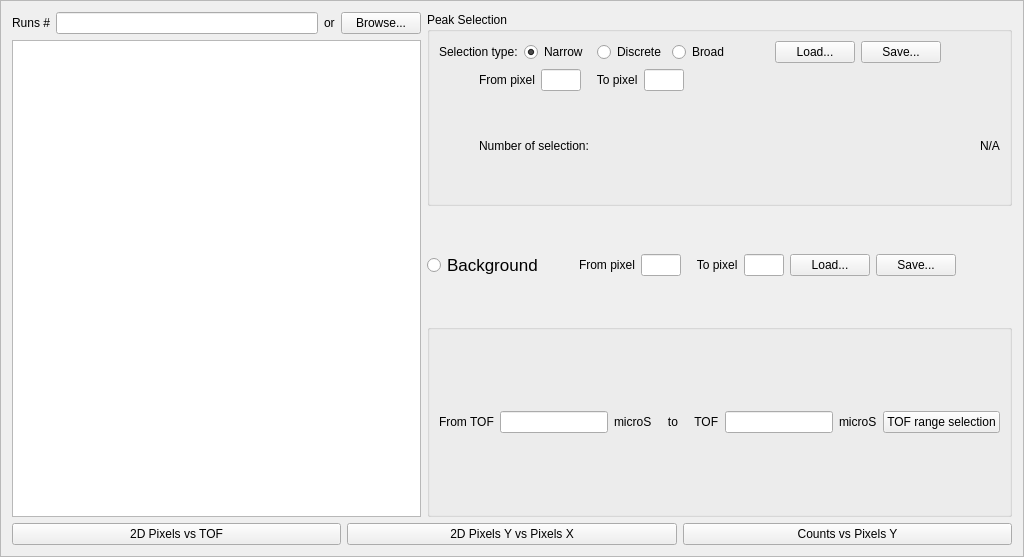
<?xml version="1.0" encoding="UTF-8"?>
<ui version="4.0">
 <class>Frame</class>
 <widget class="QFrame" name="Frame">
  <property name="geometry">
   <rect>
    <x>0</x>
    <y>0</y>
    <width>1024</width>
    <height>557</height>
   </rect>
  </property>
  <property name="windowTitle">
   <string>Frame</string>
  </property>
  <property name="frameShape">
   <enum>QFrame::StyledPanel</enum>
  </property>
  <property name="frameShadow">
   <enum>QFrame::Raised</enum>
  </property>
  <layout class="QVBoxLayout" name="verticalLayout_5">
   <item>
    <layout class="QVBoxLayout" name="verticalLayout_3">
     <item>
      <layout class="QHBoxLayout" name="horizontalLayout_11">
       <item>
        <layout class="QVBoxLayout" name="verticalLayout_2">
         <item>
          <layout class="QHBoxLayout" name="horizontalLayout_5">
           <item>
            <widget class="QLabel" name="label_6">
             <property name="text">
              <string>Runs #</string>
             </property>
            </widget>
           </item>
           <item>
            <widget class="QLineEdit" name="lineEdit_4">
             <property name="statusTip">
              <string/>
             </property>
             <property name="text">
              <string/>
             </property>
            </widget>
           </item>
           <item>
            <widget class="QLabel" name="label_9">
             <property name="text">
              <string>or</string>
             </property>
            </widget>
           </item>
           <item>
            <widget class="QPushButton" name="pushButton_4">
             <property name="text">
              <string>Browse...</string>
             </property>
            </widget>
           </item>
          </layout>
         </item>
         <item>
          <widget class="QTableWidget" name="tableWidget"/>
         </item>
        </layout>
       </item>
       <item>
        <layout class="QVBoxLayout" name="verticalLayout_4">
         <item>
          <widget class="QGroupBox" name="groupBox">
           <property name="title">
            <string>Peak Selection</string>
           </property>
           <layout class="QHBoxLayout" name="horizontalLayout">
            <item>
             <layout class="QVBoxLayout" name="verticalLayout">
              <item>
               <layout class="QHBoxLayout" name="horizontalLayout_2">
                <item>
                 <widget class="QLabel" name="label_3">
                  <property name="text">
                   <string>Selection type:</string>
                  </property>
                 </widget>
                </item>
                <item>
                 <widget class="QRadioButton" name="radioButton">
                  <property name="enabled">
                   <bool>true</bool>
                  </property>
                  <property name="text">
                   <string>Narrow </string>
                  </property>
                  <property name="checked">
                   <bool>true</bool>
                  </property>
                  <property name="autoExclusive">
                   <bool>true</bool>
                  </property>
                 </widget>
                </item>
                <item>
                 <widget class="QRadioButton" name="radioButton_3">
                  <property name="enabled">
                   <bool>true</bool>
                  </property>
                  <property name="text">
                   <string>Discrete</string>
                  </property>
                  <property name="checkable">
                   <bool>true</bool>
                  </property>
                  <property name="checked">
                   <bool>false</bool>
                  </property>
                 </widget>
                </item>
                <item>
                 <widget class="QRadioButton" name="radioButton_2">
                  <property name="text">
                   <string>Broad</string>
                  </property>
                  <property name="autoExclusive">
                   <bool>true</bool>
                  </property>
                 </widget>
                </item>
                <item>
                 <spacer name="horizontalSpacer">
                  <property name="orientation">
                   <enum>Qt::Horizontal</enum>
                  </property>
                  <property name="sizeType">
                   <enum>QSizePolicy::Fixed</enum>
                  </property>
                  <property name="sizeHint" stdset="0">
                   <size>
                    <width>40</width>
                    <height>20</height>
                   </size>
                  </property>
                 </spacer>
                </item>
                <item>
                 <widget class="QPushButton" name="pushButton_2">
                  <property name="text">
                   <string>Load...</string>
                  </property>
                 </widget>
                </item>
                <item>
                 <widget class="QPushButton" name="pushButton_3">
                  <property name="text">
                   <string>Save...</string>
                  </property>
                 </widget>
                </item>
                <item>
                 <spacer name="horizontalSpacer_9">
                  <property name="orientation">
                   <enum>Qt::Horizontal</enum>
                  </property>
                  <property name="sizeHint" stdset="0">
                   <size>
                    <width>40</width>
                    <height>20</height>
                   </size>
                  </property>
                 </spacer>
                </item>
               </layout>
              </item>
              <item>
               <layout class="QHBoxLayout" name="horizontalLayout_3">
                <item>
                 <spacer name="horizontalSpacer_3">
                  <property name="orientation">
                   <enum>Qt::Horizontal</enum>
                  </property>
                  <property name="sizeType">
                   <enum>QSizePolicy::Fixed</enum>
                  </property>
                  <property name="sizeHint" stdset="0">
                   <size>
                    <width>40</width>
                    <height>20</height>
                   </size>
                  </property>
                 </spacer>
                </item>
                <item>
                 <widget class="QLabel" name="label_4">
                  <property name="text">
                   <string>From pixel</string>
                  </property>
                 </widget>
                </item>
                <item>
                 <widget class="QLineEdit" name="lineEdit_2">
                  <property name="sizePolicy">
                   <sizepolicy hsizetype="Fixed" vsizetype="Fixed">
                    <horstretch>0</horstretch>
                    <verstretch>0</verstretch>
                   </sizepolicy>
                  </property>
                  <property name="minimumSize">
                   <size>
                    <width>40</width>
                    <height>0</height>
                   </size>
                  </property>
                  <property name="maximumSize">
                   <size>
                    <width>40</width>
                    <height>16777215</height>
                   </size>
                  </property>
                 </widget>
                </item>
                <item>
                 <widget class="QLabel" name="label_5">
                  <property name="text">
                   <string>   To pixel</string>
                  </property>
                 </widget>
                </item>
                <item>
                 <widget class="QLineEdit" name="lineEdit_3">
                  <property name="sizePolicy">
                   <sizepolicy hsizetype="Fixed" vsizetype="Fixed">
                    <horstretch>0</horstretch>
                    <verstretch>0</verstretch>
                   </sizepolicy>
                  </property>
                  <property name="minimumSize">
                   <size>
                    <width>40</width>
                    <height>0</height>
                   </size>
                  </property>
                  <property name="maximumSize">
                   <size>
                    <width>40</width>
                    <height>16777215</height>
                   </size>
                  </property>
                 </widget>
                </item>
                <item>
                 <spacer name="horizontalSpacer_8">
                  <property name="orientation">
                   <enum>Qt::Horizontal</enum>
                  </property>
                  <property name="sizeHint" stdset="0">
                   <size>
                    <width>40</width>
                    <height>20</height>
                   </size>
                  </property>
                 </spacer>
                </item>
               </layout>
              </item>
              <item>
               <layout class="QHBoxLayout" name="horizontalLayout_6">
                <item>
                 <spacer name="horizontalSpacer_4">
                  <property name="orientation">
                   <enum>Qt::Horizontal</enum>
                  </property>
                  <property name="sizeType">
                   <enum>QSizePolicy::Fixed</enum>
                  </property>
                  <property name="sizeHint" stdset="0">
                   <size>
                    <width>40</width>
                    <height>20</height>
                   </size>
                  </property>
                 </spacer>
                </item>
                <item>
                 <widget class="QLabel" name="label_7">
                  <property name="text">
                   <string>Number of selection:</string>
                  </property>
                 </widget>
                </item>
                <item>
                 <spacer name="horizontalSpacer_5">
                  <property name="orientation">
                   <enum>Qt::Horizontal</enum>
                  </property>
                  <property name="sizeHint" stdset="0">
                   <size>
                    <width>220</width>
                    <height>20</height>
                   </size>
                  </property>
                 </spacer>
                </item>
                <item>
                 <widget class="QLabel" name="label_8">
                  <property name="text">
                   <string>N/A</string>
                  </property>
                 </widget>
                </item>
               </layout>
              </item>
             </layout>
            </item>
           </layout>
          </widget>
         </item>
         <item>
          <spacer name="verticalSpacer">
           <property name="orientation">
            <enum>Qt::Vertical</enum>
           </property>
           <property name="sizeType">
            <enum>QSizePolicy::Fixed</enum>
           </property>
           <property name="sizeHint" stdset="0">
            <size>
             <width>20</width>
             <height>40</height>
            </size>
           </property>
          </spacer>
         </item>
         <item>
          <layout class="QHBoxLayout" name="horizontalLayout_8">
           <item>
            <widget class="QRadioButton" name="radioButton_10">
             <property name="font">
              <font>
               <pointsize>13</pointsize>
               <weight>50</weight>
               <bold>false</bold>
              </font>
             </property>
             <property name="text">
              <string>Background</string>
             </property>
             <property name="autoExclusive">
              <bool>false</bool>
             </property>
            </widget>
           </item>
           <item>
            <spacer name="horizontalSpacer_12">
             <property name="orientation">
              <enum>Qt::Horizontal</enum>
             </property>
             <property name="sizeType">
              <enum>QSizePolicy::Fixed</enum>
             </property>
             <property name="sizeHint" stdset="0">
              <size>
               <width>30</width>
               <height>20</height>
              </size>
             </property>
            </spacer>
           </item>
           <item>
            <widget class="QLabel" name="label_12">
             <property name="text">
              <string>From pixel</string>
             </property>
            </widget>
           </item>
           <item>
            <widget class="QLineEdit" name="lineEdit_8">
             <property name="sizePolicy">
              <sizepolicy hsizetype="Fixed" vsizetype="Fixed">
               <horstretch>0</horstretch>
               <verstretch>0</verstretch>
              </sizepolicy>
             </property>
             <property name="minimumSize">
              <size>
               <width>40</width>
               <height>0</height>
              </size>
             </property>
             <property name="maximumSize">
              <size>
               <width>40</width>
               <height>16777215</height>
              </size>
             </property>
             <property name="baseSize">
              <size>
               <width>0</width>
               <height>0</height>
              </size>
             </property>
            </widget>
           </item>
           <item>
            <widget class="QLabel" name="label_13">
             <property name="text">
              <string>   To pixel</string>
             </property>
            </widget>
           </item>
           <item>
            <widget class="QLineEdit" name="lineEdit_9">
             <property name="sizePolicy">
              <sizepolicy hsizetype="Fixed" vsizetype="Fixed">
               <horstretch>0</horstretch>
               <verstretch>0</verstretch>
              </sizepolicy>
             </property>
             <property name="minimumSize">
              <size>
               <width>40</width>
               <height>0</height>
              </size>
             </property>
             <property name="maximumSize">
              <size>
               <width>40</width>
               <height>16777215</height>
              </size>
             </property>
            </widget>
           </item>
           <item>
            <widget class="QPushButton" name="pushButton_8">
             <property name="text">
              <string>Load...</string>
             </property>
            </widget>
           </item>
           <item>
            <widget class="QPushButton" name="pushButton_9">
             <property name="text">
              <string>Save...</string>
             </property>
            </widget>
           </item>
           <item>
            <spacer name="horizontalSpacer_2">
             <property name="orientation">
              <enum>Qt::Horizontal</enum>
             </property>
             <property name="sizeHint" stdset="0">
              <size>
               <width>40</width>
               <height>20</height>
              </size>
             </property>
            </spacer>
           </item>
          </layout>
         </item>
         <item>
          <spacer name="verticalSpacer_2">
           <property name="orientation">
            <enum>Qt::Vertical</enum>
           </property>
           <property name="sizeType">
            <enum>QSizePolicy::Fixed</enum>
           </property>
           <property name="sizeHint" stdset="0">
            <size>
             <width>20</width>
             <height>40</height>
            </size>
           </property>
          </spacer>
         </item>
         <item>
          <widget class="QGroupBox" name="groupBox_2">
           <property name="title">
            <string/>
           </property>
           <layout class="QHBoxLayout" name="horizontalLayout_4">
            <item>
             <layout class="QHBoxLayout" name="horizontalLayout_9">
              <item>
               <widget class="QLabel" name="label_14">
                <property name="text">
                 <string>From TOF</string>
                </property>
               </widget>
              </item>
              <item>
               <widget class="QLineEdit" name="lineEdit_10"/>
              </item>
              <item>
               <widget class="QLabel" name="label_15">
                <property name="text">
                 <string>microS     to     TOF</string>
                </property>
               </widget>
              </item>
              <item>
               <widget class="QLineEdit" name="lineEdit_11"/>
              </item>
              <item>
               <widget class="QLabel" name="label_16">
                <property name="text">
                 <string>microS</string>
                </property>
               </widget>
              </item>
              <item>
               <widget class="QPushButton" name="pushButton_6">
                <property name="text">
                 <string>TOF range selection</string>
                </property>
               </widget>
              </item>
             </layout>
            </item>
           </layout>
          </widget>
         </item>
        </layout>
       </item>
      </layout>
     </item>
     <item>
      <layout class="QHBoxLayout" name="horizontalLayout_7">
       <item>
        <widget class="QPushButton" name="pushButton_5">
         <property name="text">
          <string>2D Pixels vs TOF</string>
         </property>
        </widget>
       </item>
       <item>
        <widget class="QPushButton" name="pushButton_7">
         <property name="text">
          <string>2D Pixels Y vs Pixels X</string>
         </property>
        </widget>
       </item>
       <item>
        <widget class="QPushButton" name="pushButton_12">
         <property name="text">
          <string>Counts vs Pixels Y</string>
         </property>
        </widget>
       </item>
      </layout>
     </item>
    </layout>
   </item>
  </layout>
 </widget>
 <resources/>
 <connections/>
</ui>
